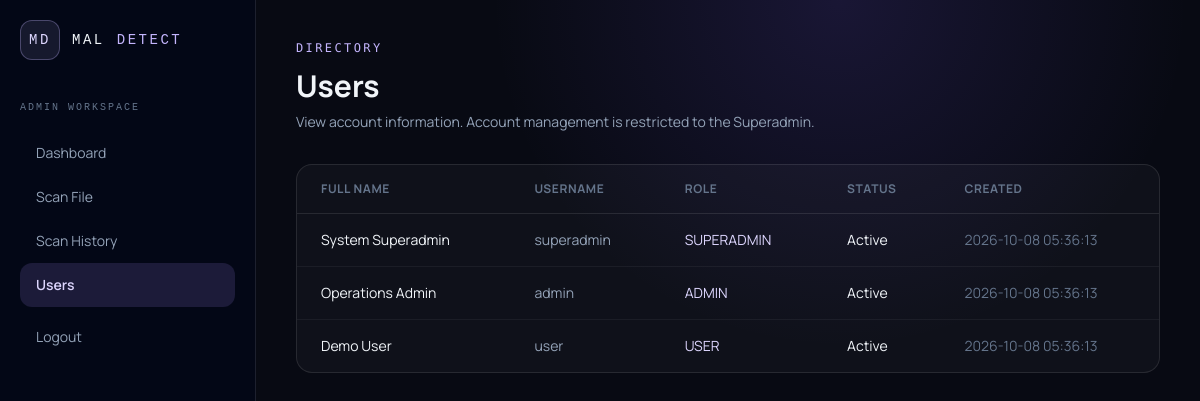
Screenshot of /admin/users.php (signed in) with the database file from the repository.
### tables this page shows
CREATE TABLE IF NOT EXISTS users (
    id INT UNSIGNED AUTO_INCREMENT PRIMARY KEY,
    name VARCHAR(255) NOT NULL,
    username VARCHAR(100) NOT NULL UNIQUE,
    email VARCHAR(255) NULL UNIQUE,
    password VARCHAR(255) NOT NULL,
    role ENUM('superadmin', 'admin', 'user') NOT NULL DEFAULT 'user',
    is_active TINYINT(1) NOT NULL DEFAULT 1,
    created_at TIMESTAMP NOT NULL DEFAULT CURRENT_TIMESTAMP,
    updated_at TIMESTAMP NOT NULL DEFAULT CURRENT_TIMESTAMP ON UPDATE CURRENT_TIMESTAMP
);

### config/database.php (called while the page is built, shortened)
<?php
function database_connection(): PDO
{
    $host = getenv('MALDETECT_DB_HOST') ?: '127.0.0.1';
    $port = getenv('MALDETECT_DB_PORT') ?: '3306';
    $database = getenv('MALDETECT_DB_NAME') ?: 'maldetect_db';
    $username = getenv('MALDETECT_DB_USER') ?: 'root';
    $password = getenv('MALDETECT_DB_PASSWORD') ?: '';
    return new PDO(
        "mysql:host={$host};port={$port};dbname={$database};charset=utf8mb4",
        $username,
        $password,
        [
            PDO::ATTR_ERRMODE => PDO::ERRMODE_EXCEPTION,
            PDO::ATTR_DEFAULT_FETCH_MODE => PDO::FETCH_ASSOC,
            PDO::ATTR_EMULATE_PREPARES => false,
        ],
    );
}

### admin/users.php (the view, shortened to what this page needs)
<?php
require_once __DIR__ . '/../config/database.php';
$pageTitle = 'Users'; $currentPage = 'users';
try { $statement = database_connection()->query('SELECT name, username, role, is_active, created_at FROM users ORDER BY created_at DESC'); $users = $statement->fetchAll(); } catch (Throwable $exception) { error_log($exception->getMessage()); $users = []; }
require_once __DIR__ . '/../includes/header.php';
?>
<div class="flex min-h-screen flex-col lg:flex-row"><div><?php require __DIR__ . '/../includes/admin_sidebar.php'; ?></div><main class="min-w-0 flex-1 p-6 sm:p-10"><p class="mono text-xs tracking-[.2em] text-violet-300">DIRECTORY</p><h1 class="mt-3 text-3xl font-bold">Users</h1><p class="mt-2 text-sm text-slate-400">View account information. Account management is restricted to the Superadmin.</p><div class="mt-8 overflow-x-auto rounded-2xl border border-white/10 bg-white/[.03]"><table class="w-full min-w-[680px] text-left text-sm"><thead class="border-b border-white/10 text-xs uppercase tracking-wider text-slate-500"><tr><th class="px-6 py-4">Full Name</th><th class="px-6 py-4">Username</th><th class="px-6 py-4">Role</th><th class="px-6 py-4">Status</th><th class="px-6 py-4">Created</th></tr></thead><tbody class="divide-y divide-white/5"><?php foreach ($users as $account): ?><tr><td class="px-6 py-4"><?= htmlspecialchars($account['name'], ENT_QUOTES, 'UTF-8') ?></td><td class="px-6 py-4 text-slate-400"><?= htmlspecialchars($account['username'], ENT_QUOTES, 'UTF-8') ?></td><td class="px-6 py-4 uppercase text-violet-200"><?= htmlspecialchars($account['role'], ENT_QUOTES, 'UTF-8') ?></td><td class="px-6 py-4"><?= (bool) $account['is_active'] ? 'Active' : 'Inactive' ?></td><td class="px-6 py-4 text-slate-500"><?= htmlspecialchars((string) $account['created_at'], ENT_QUOTES, 'UTF-8') ?></td></tr><?php endforeach; ?><?php if (!$users): ?><tr><td colspan="5" class="px-6 py-12 text-center text-slate-500">No user records are available.</td></tr><?php endif; ?></tbody></table></div></main></div>
<?php require_once __DIR__ . '/../includes/footer.php'; ?>

### includes/header.php (shortened to what this page needs)
<!DOCTYPE html>
<html lang="en">
<head>
    <script src="https://cdn.tailwindcss.com"></script>
</head>
<body class="shell min-h-screen text-slate-100 antialiased">

### includes/admin_sidebar.php (shortened to what this page needs)
<?php
$currentPage = $currentPage ?? '';
$links = [
    'dashboard' => ['Dashboard', 'dashboard.php'],
    'scan' => ['Scan File', 'scan.php'],
    'history' => ['Scan History', 'history.php'],
    'users' => ['Users', 'users.php'],
];
?>
<aside class="w-full shrink-0 border-b border-white/10 bg-slate-950/70 p-5 lg:min-h-screen lg:w-64 lg:border-b-0 lg:border-r">
    <a href="dashboard.php" class="flex items-center gap-3 font-mono text-sm tracking-[.18em]"><span class="grid h-10 w-10 place-items-center rounded-xl border border-violet-300/30 bg-violet-300/10 text-violet-200">MD</span>MAL<span class="text-violet-300">DETECT</span></a>
    <p class="mt-10 font-mono text-[10px] tracking-[.2em] text-slate-500">ADMIN WORKSPACE</p>
    <nav class="mt-4 grid gap-2 sm:grid-cols-4 lg:block" aria-label="Admin navigation">
        <?php foreach ($links as $key => [$label, $href]): ?><a class="block rounded-xl px-4 py-3 text-sm <?= $currentPage === $key ? 'bg-violet-400/15 font-semibold text-violet-200' : 'text-slate-400 hover:bg-white/5 hover:text-white' ?>" href="<?= htmlspecialchars($href, ENT_QUOTES, 'UTF-8') ?>"><?= htmlspecialchars($label, ENT_QUOTES, 'UTF-8') ?></a><?php endforeach; ?>
        <form class="mt-2" method="post" action="../logout.php"><button class="block w-full rounded-xl px-4 py-3 text-left text-sm text-slate-400 hover:bg-red-400/10 hover:text-red-200" type="submit">Logout</button></form>
    </nav>
</aside>

### includes/footer.php
</body>
</html>

### includes/header.php (style rules this page uses)
body { font-family:Manrope,sans-serif }
.mono { font-family:'DM Mono',monospace }
.shell { background:radial-gradient(circle at 70% 0%,rgba(124,92,246,.15),transparent 30%),#080a13 }

### rows the page displays
users: name "System Superadmin", username "superadmin", role "SUPERADMIN", is_active "Active", created_at "2026-10-08 05:36:13"
users: name "Operations Admin", username "admin", role "ADMIN", is_active "Active", created_at "2026-10-08 05:36:13"
users: name "Demo User", username "user", role "USER", is_active "Active", created_at "2026-10-08 05:36:13"

### other values shown
$label "Dashboard"
$label "Scan File"
$label "Scan History"
$label "Users"
